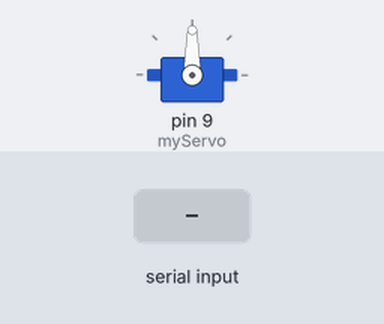
Simulated run of this sketch. Board: Arduino Uno, built with avr-gcc and run on an emulated ATmega328P. Shown: servo. The test bench sets the inputs (shaded band).

Above: at 1.2 s.
1.3 s: "L" received over Serial
At 2.5 s:
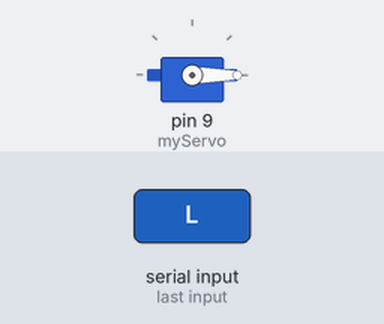
2.8 s: "R" received over Serial
At 3.7 s:
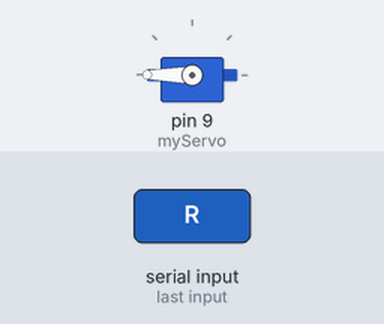
4.3 s: "S" received over Serial
At 4.8 s:
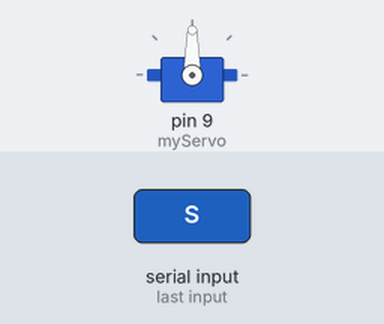
Timing chart, 0 to 7.3 s (numbered marks = the images above; inputs shaded):
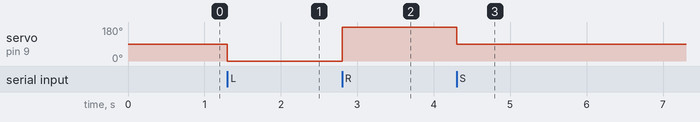

The sketch:

Servo_Control.ino
```cpp
#include <Servo.h>

Servo myServo;

void setup() {
    Serial.begin(115200);
    myServo.attach(9);
}

void loop() {
    if (Serial.available()) {
        char command = Serial.read();

        // Flush any remaining input in the buffer
        while (Serial.available()) Serial.read();

        if (command == 'L') {
            myServo.write(0);
        } else if (command == 'R') {
            myServo.write(180);
        } else if (command == 'S') {
            myServo.write(90);
        }

        delay(200); // Allow time for servo to settle
    }
}
```

Measured:
- after the input at 1.3 s, servo on pin 9 (myServo): 90° → 0° at once
- after the input at 2.8 s, servo on pin 9 (myServo): 0° → 180° at once
- after the input at 4.3 s, servo on pin 9 (myServo): 180° → 90° at once
